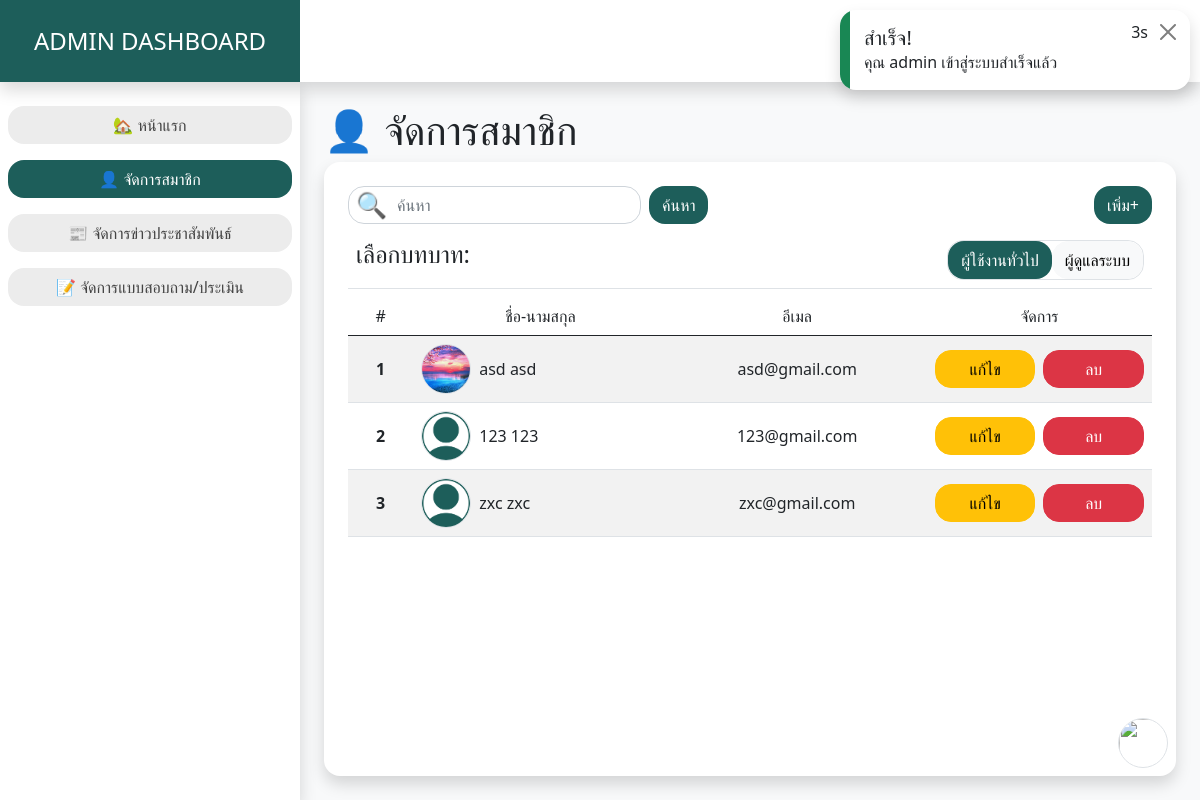
The page /admin/?manageUsers&user (signed in) on the database its author committed.
### tables this page shows
CREATE TABLE `users` (
  `user_id` int(11) NOT NULL,
  `firstname` varchar(150) NOT NULL,
  `lastname` varchar(150) NOT NULL,
  `email` varchar(150) NOT NULL,
  `password` varchar(100) NOT NULL,
  `image` varchar(150) NOT NULL DEFAULT 'default-profile.png',
  `role` enum('user','admin') NOT NULL DEFAULT 'user',
  `active_status` enum('online','offline') NOT NULL DEFAULT 'offline',
  `created_at` timestamp NOT NULL DEFAULT current_timestamp(),
  `updated_at` timestamp NULL DEFAULT NULL ON UPDATE current_timestamp()
);

### admin/pages/manageUsers.php (the view, shortened to what this page needs)
<div class='d-flex justify-content-between'>
    <div class='d-flex align-items-center gap-2 position-relative'>
        <input type="search" name='search' class='form-control ps-5' placeholder='ค้นหา' oninput="searchResult($(this))">
        <label for="" style='position: absolute;top: 0px;left: 8px;font-size: 25px;'>🔍</label>
        <button type='button' class='btn btn-teal'>ค้นหา</button>
    </div>
    <button data-bs-toggle='modal' data-bs-target="#addUser" type="button" class='btn btn-teal'>เพิ่ม+</button>
</div>
<div class='mb-2 border-bottom w-100 p-2 d-flex justify-content-between mt-2'>
    <h4>เลือกบทบาท:</h4>
    <div class='border rounded-xl d-flex flex-row align-items-center'>
        <a href='?manageUsers&user' class='btn <?= isset($_GET["user"]) ? "btn-teal" : "btn-light" ?>'>ผู้ใช้งานทั่วไป</a>
        <a href='?manageUsers&admin' class='btn <?= isset($_GET["admin"]) ? "btn-teal" : "btn-light" ?>'>ผู้ดูแลระบบ</a>
    </div>
</div>
<div class='overflow-auto h-100'>
    <?php $role = isset($_GET["user"]) ? "user" : "admin";
    $fetchUser = sql("SELECT * FROM users WHERE role = ?",[$role]);
    if($fetchUser->rowCount() > 0){ ?>
        <div class='overflow-hidden rounded-xl table-responsive'>
            <table class='table table-striped text-center align-middle'>
                <thead>
                    <tr>
                        <td style="width: 113px;">#</td>
                        <td style="width: 442px;">ชื่อ-นามสกุล</td>
                        <td style="width: 410px;">อีเมล</td>
                        <td style="width: 349px;">จัดการ</td>
                    </tr>
                </thead>
                <tbody>
                <?php
                $index=1;
                while($user = $fetchUser->fetch()){ ?>
                    <tr data-search-item>
                        <td>
                            <div class='text-center fw-bold'><?= $index; ?></div>
                        </td>
                        <td>
                            <div class='d-flex align-items-center gap-2'>
                                <img src="<?= imagePath('user_images',$user["image"]) ?>" width='50px' height='50px' class='rounded-circle border object-fit-cover'>
                                <div class='d-flex align-items-center gap-2'>
                                    <div data-search-keyword="<?= $user["firstname"] ?> <?= $user["firstname"] ?>"><?= $user["firstname"]; ?> <?= $user["lastname"]; ?></div>
                                </div>
                            </div>
                        </td>
                        <td data-search-keyword="<?= $user["email"] ?>"><?= $user["email"]; ?></td>
                        <td>
                            <div class='d-flex align-items-center gap-2 w-100'>
                                <button type='button' data-bs-toggle='modal' class='btn btn-warning w-100' data-bs-target='#editUser-<?= $user["user_id"]; ?>'>แก้ไข</button>
                                <button type='button' data-bs-toggle='modal' class='btn btn-danger w-100' data-bs-target='#deleteUser-<?= $user["user_id"]; ?>'>ลบ</button>
                            </div>
                        </td>
                    </tr>
                <?php $index++; } ?>
                </tbody>
            </table>
        </div>
    <?php }else{ ?>
        <h5 class='text-center text-muted'>ยังไม่มีสมาชิก...</h5>
    <?php } ?>
</div>

### admin/index.php (shortened to what this page needs)
<?php
require "../config.php";
$row=null;
if(isset($_SESSION["user_login"])){
    msg("warning","คำเตือน","ไม่สามารถเข้าถึงหน้านี้ได้","/");
}elseif(isset($_SESSION["admin_login"])){
    $row = sql("SELECT * FROM users WHERE user_id = ?",[$_SESSION["admin_login"]])->fetch();
}else{
    msg("warning","คำเตือน","ไม่สามารถเข้าถึงหน้านี้ได้","/");
}
$pages = [
    "home"=>"🏡 หน้าแรก",
    "manageUsers"=>"👤 จัดการสมาชิก",
    "manageNews"=>"📰 จัดการข่าวประชาสัมพันธ์",
    "manageAssessments"=>"📝 จัดการแบบสอบถาม/ประเมิน",
];
?>
<!DOCTYPE html>
<html lang="en">
<head>
    <?php require "../link.php"; ?>
</head>
<body class='bg-light'>
    <div class='position-fixed' style='bottom:2rem;right:2rem'>
        <div class='dropup'>
            <img src="" data-bs-toggle='dropdown' style='width:50px;height:50px' class='border p-0 rounded-circle object-fit-cover cursor-pointer'>
                    <?php
                    function showUsers($role){
                        global $row;
                        $fetchUser = sql("SELECT * FROM users WHERE role = ?",[$role]);
                        if($fetchUser->rowCount() > 0){ $index=0; ?>
                            <?php while($user = $fetchUser->fetch()){
                                if($user["user_id"] === $row["user_id"]){
                                    return;
                                }
                                echo $index == 0 ? "<div>$showTextRole</div>" : null ?>
                                <?php $index++; } ?>
                        <?php }
                    }
                    showUsers("user");
                    ?>
        </div>
    </div>
    <div class='d-flex justify-content-between bg-white position-absolute w-100 shadow'>
        <h4 class='text-center p-3 text-white bg-teal d-flex align-items-center justify-content-center' style='width:300px'>ADMIN DASHBOARD</h4>
        <div class="dropdown mt-auto mx-2 p-2">
            <div class="d-flex flex-row gap-2 btn btn-outline-teal border-0 cursor-pointer dropdown-toggle align-items-center justify-content-center" data-bs-toggle="dropdown" style='border-radius: 2rem !important;'>
                <div><?= $row["firstname"] ?> <?= $row["lastname"] ?></div>
            </div>
        </div>
    </div>
    <div class='d-flex vh-100' style='padding-top:82px'>
        <div class="bg-white shadow d-flex flex-column pt-4" style="width:300px;">
            <ul class="m-0 p-0 d-flex flex-column gap-3 align-items-center w-100 px-2" style='list-style:none'>
                <?php foreach($pages as $index=>$page){?>
                    <a href="?<?= $index ?>" class='btn w-100 <?= isset($_GET[$index]) ? "btn-teal" : "btn-outline-light2" ?>'>
                        <li><?= $page; ?></li>
                    </a>
                <?php } ?>
            </ul>
        </div>
        <div class='flex-1 p-4'>
            <div class='d-flex flex-column h-100'>
                <h1 class='mb-2'>
                    <?php foreach($pages as $index=>$page){
                        if(isset($_GET[$index])){
                            echo $page;
                        } ?>
                    <?php } ?>
                </h1>
                <div class='bg-white shadow p-4 rounded-xl overflow-hidden' style='height: 796.56px;'>
                    <?php foreach($pages as $index=>$page){
                        if(isset($_GET[$index])){
                            require_once("pages/$index.php");
                        } ?>
                    <?php } ?>
                </div>
            </div>
        </div>
    </div>
</body>
</html>

### libs/style.css (style rules this page uses)
* { transition: 0.4s !important; }
:root { --black-light: #212529; --teal: #1D5E5A; }
h1,h2,h3,h4,h5,h6 { margin: 0; padding: 0; }
.rounded-xl { border-radius: 1rem !important; }
.cursor-pointer { cursor: pointer; }
.flex-1 { flex: 1; }
.object-fit-cover { object-fit: cover; }
.btn { border-radius: 1rem !important; }
.bg-teal { background-color: var(--teal) !important; }

### rows shown on the page
users: image (picture), firstname "asd", lastname "asd", email "asd@gmail.com"
users: image (placeholder picture), firstname "123", lastname "123", email "123@gmail.com"
users: image (placeholder picture), firstname "zxc", lastname "zxc", email "zxc@gmail.com"

### other values the page prints
$_SESSION[$type][0] "สำเร็จ!"
$_SESSION[$type][1] "คุณ admin เข้าสู่ระบบสำเร็จแล้ว"
$page "🏡 หน้าแรก"
$page "👤 จัดการสมาชิก"
$page "📰 จัดการข่าวประชาสัมพันธ์"
$page "📝 จัดการแบบสอบถาม/ประเมิน"
